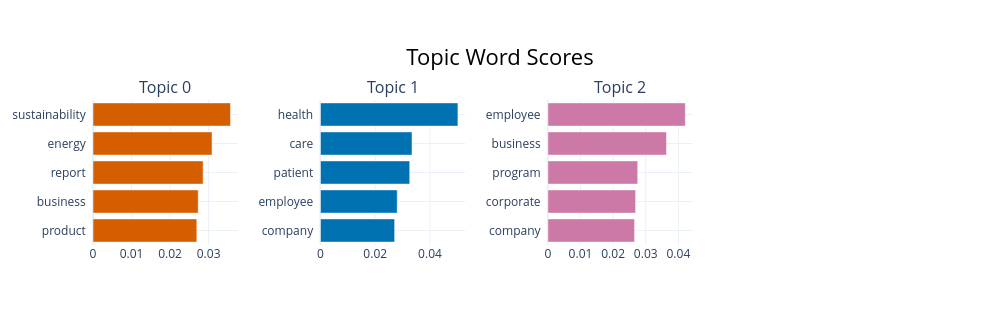

Notebook code for this chart:
### Code cell
fig = topic_model.visualize_barchart(
    top_n_topics=10
)

fig.show()

### Figure 1 — Plotly figure (JSON) as saved in the notebook; plotly's stock layout.template omitted (floating-point values rounded to 4 significant figures)
{"data": [{"marker": {"color": "#D55E00"}, "orientation": "h", "type": "bar", "x": [0.02695, 0.02731, 0.02858, 0.03089, 0.03568], "xaxis": "x", "y": ["product  ", "business  ", "report  ", "energy  ", "sustainability  "], "yaxis": "y"}, {"marker": {"color": "#0072B2"}, "orientation": "h", "type": "bar", "x": [0.02709, 0.02803, 0.03259, 0.03343, 0.05018], "xaxis": "x2", "y": ["company  ", "employee  ", "patient  ", "care  ", "health  "], "yaxis": "y2"}, {"marker": {"color": "#CC79A7"}, "orientation": "h", "type": "bar", "x": [0.02658, 0.0269, 0.02754, 0.03636, 0.04213], "xaxis": "x3", "y": ["company  ", "corporate  ", "program  ", "business  ", "employee  "], "yaxis": "y3"}], "layout": {"annotations": [{"font": {"size": 16}, "showarrow": false, "text": "Topic 0", "x": 0.0875, "xanchor": "center", "xref": "paper", "y": 1, "yanchor": "bottom", "yref": "paper"}, {"font": {"size": 16}, "showarrow": false, "text": "Topic 1", "x": 0.3625, "xanchor": "center", "xref": "paper", "y": 1, "yanchor": "bottom", "yref": "paper"}, {"font": {"size": 16}, "showarrow": false, "text": "Topic 2", "x": 0.6375, "xanchor": "center", "xref": "paper", "y": 1, "yanchor": "bottom", "yref": "paper"}], "height": 325, "hoverlabel": {"bgcolor": "white", "font": {"family": "Rockwell", "size": 16}}, "showlegend": false, "title": {"font": {"color": "Black", "size": 22}, "text": "Topic Word Scores", "x": 0.5, "xanchor": "center", "yanchor": "top"}, "width": 1000, "xaxis": {"anchor": "y", "domain": [0, 0.175], "showgrid": true}, "xaxis2": {"anchor": "y2", "domain": [0.275, 0.45], "showgrid": true}, "xaxis3": {"anchor": "y3", "domain": [0.55, 0.725], "showgrid": true}, "xaxis4": {"anchor": "y4", "domain": [0.825, 1], "showgrid": true}, "yaxis": {"anchor": "x", "domain": [0, 1], "showgrid": true}, "yaxis2": {"anchor": "x2", "domain": [0, 1], "showgrid": true}, "yaxis3": {"anchor": "x3", "domain": [0, 1], "showgrid": true}, "yaxis4": {"anchor": "x4", "domain": [0, 1], "showgrid": true}}}
